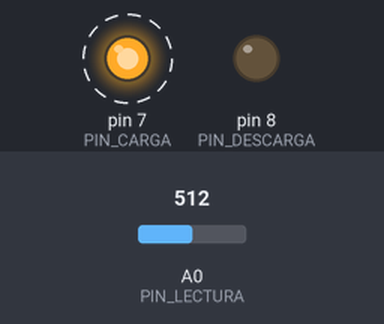
The sketch below on a simulated Arduino Uno, built with avr-gcc and run on an emulated ATmega328P. Shown: output pins drawn as LEDs (lit = HIGH). Dashed ring = blinking. Inputs (shaded band) come from the test bench; at power-on: A0 (PIN_LECTURA) = 512. What the sketch prints to the serial monitor is not drawn.

Above: at 1.5 s.
Timing chart, 0 to 5.6 s (numbered marks = the images above):
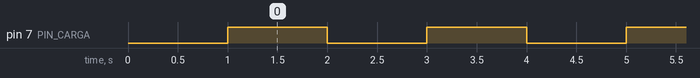

Measured:
- by itself, pin 7 (PIN_CARGA): alternates HIGH for 1.0 s and LOW for 1.0 s

The sketch:

rc_acquisition.ino
```cpp
// Definición de pines
const int PIN_CARGA = 7;     // Carga el capacitor a través de las resistencias y LEDs
const int PIN_DESCARGA = 8;  // Descarga el capacitor hacia tierra (Columna 30)
const int PIN_LECTURA = A0;  // Mide el voltaje del capacitor (Columna 30)

// Tiempos de muestreo
const unsigned long INTERVALO_MUESTREO = 2000;   // 2 ms (500 muestras por segundo)
const unsigned long TIEMPO_FASE = 1000000;       // 1 segundo para carga, 1 segundo para descarga

unsigned long tiempoInicioFase = 0;
unsigned long ultimoMuestreo = 0;
int estadoActual = 1; // 1 = Carga, 2 = Descarga

void setup() {
  Serial.begin(115200);

  // Descarga inicial para empezar desde 0 voltios
  pinMode(PIN_CARGA, OUTPUT);
  digitalWrite(PIN_CARGA, LOW);
  pinMode(PIN_DESCARGA, OUTPUT);
  digitalWrite(PIN_DESCARGA, LOW);
  delay(1000);

  // Encabezado CSV para Python
  Serial.println("tiempo_us,fase,adc_valor");

  // Arrancamos en CARGA: Pin 8 en INPUT (alta impedancia) para que no robe corriente
  pinMode(PIN_DESCARGA, INPUT);
  digitalWrite(PIN_CARGA, HIGH);
  tiempoInicioFase = micros();
}

void loop() {
  unsigned long tiempoActual = micros();

  // Alterna entre CARGA y DESCARGA cada 1 segundo
  if (tiempoActual - tiempoInicioFase >= TIEMPO_FASE) {
    if (estadoActual == 1) {
      // Cambia a DESCARGA: apaga Pin 7 y activa Pin 8 como salida a 0V (LOW)
      estadoActual = 2;
      digitalWrite(PIN_CARGA, LOW);
      pinMode(PIN_DESCARGA, OUTPUT);
      digitalWrite(PIN_DESCARGA, LOW);
      tiempoInicioFase = tiempoActual;
    } else {
      // Cambia a CARGA: libera Pin 8 (INPUT) y enciende Pin 7 a 5V (HIGH)
      estadoActual = 1;
      pinMode(PIN_DESCARGA, INPUT);
      digitalWrite(PIN_CARGA, HIGH);
      tiempoInicioFase = tiempoActual;
    }
  }

  // Captura de los datos cada 2 milisegundos
  if (tiempoActual - ultimoMuestreo >= INTERVALO_MUESTREO) {
    ultimoMuestreo = tiempoActual;
    int lecturaADC = analogRead(PIN_LECTURA);
    unsigned long tiempoRelativo = tiempoActual - tiempoInicioFase;

    Serial.print(tiempoRelativo);
    Serial.print(",");
    Serial.print(estadoActual == 1 ? "CARGA" : "DESCARGA");
    Serial.print(",");
    Serial.println(lecturaADC);
  }
}
```
